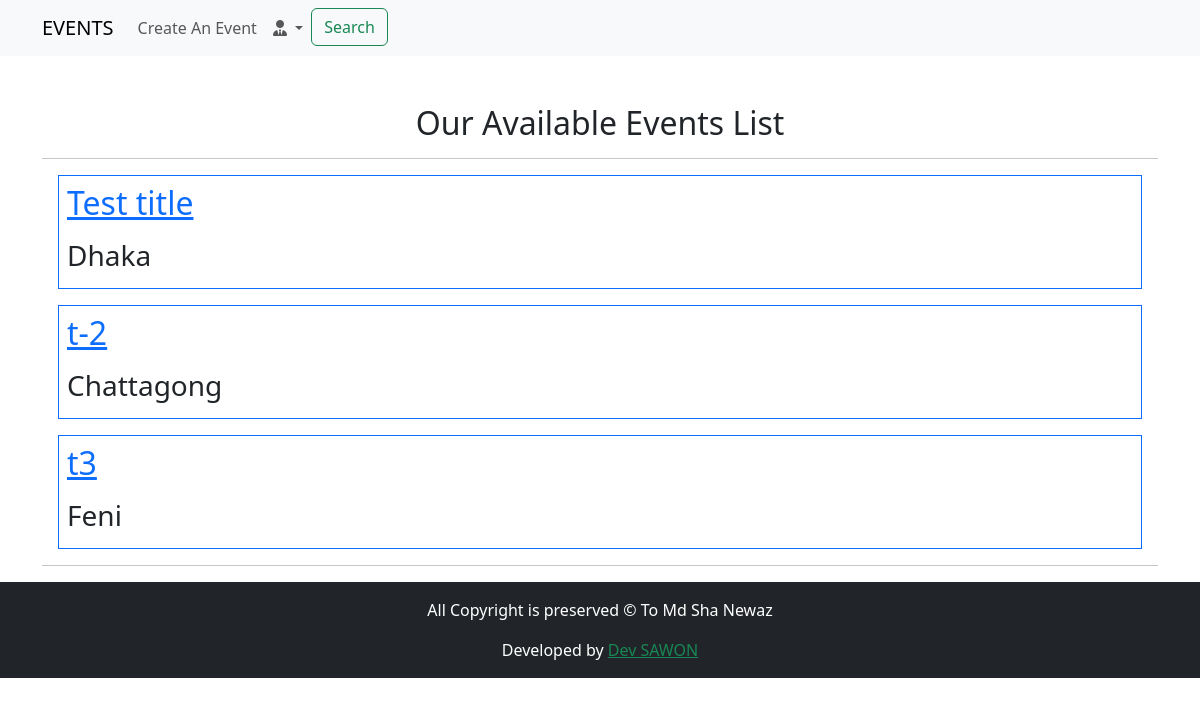
The page / (signed in) on the database as committed earlier.
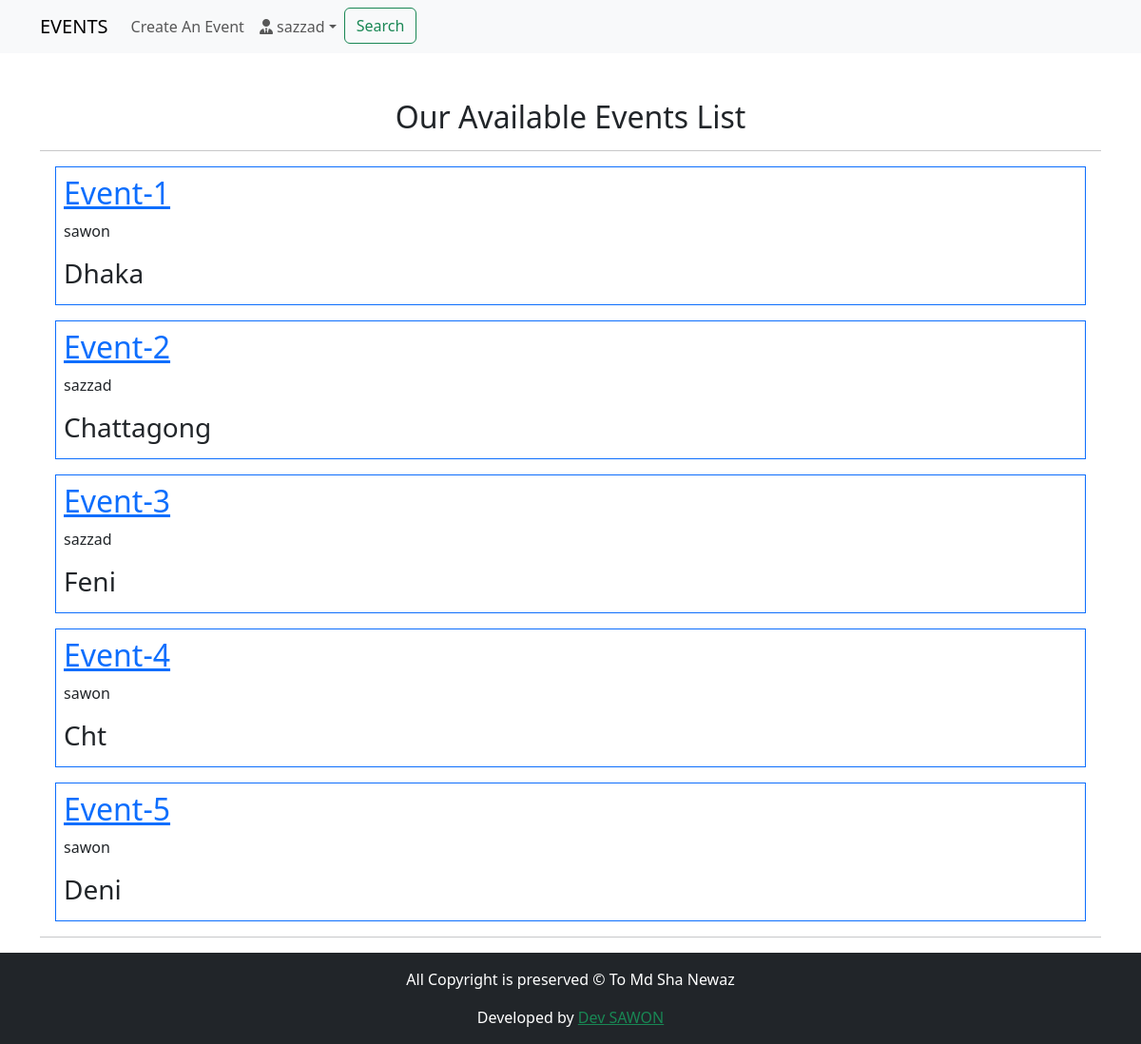
The same page on the database as committed later.
### EventApp/models.py (models this page shows, shortened)
class EventModel(models.Model):
    user = models.ForeignKey(settings.AUTH_USER_MODEL, on_delete=models.CASCADE, related_name='event')
    title = models.CharField(max_length=500)
    description = models.CharField(max_length=2000)
    created_date = models.DateTimeField(auto_now_add=True)
    event_date = models.DateField(blank=True, null=True)
    event_time = models.TimeField(blank=True,null=True)
    location = models.CharField(max_length=100)
    slots = models.PositiveIntegerField(default=10)

### LoginApp/models.py (models this page shows, shortened)
class User(AbstractBaseUser, PermissionsMixin):
    email = models.EmailField(unique=True, null=False)
    is_staff = models.BooleanField(
        _('staff status'),
        default = False,
        help_text = _('Designates whether the user can log in this site')
    )
    is_active = models.BooleanField(
        _('active'),
        default = True,
        help_text = _('Designate whether this user should be treated as active. Unselect this instead of deleting accounts')
    )
    USERNAME_FIELD = 'email'
    objects = MyUserMangerModel()

class ProfileModel(models.Model):
    user = models.OneToOneField(User, on_delete=models.CASCADE, related_name='profile')
    username = models.CharField(max_length=264, blank=True)
    full_name = models.CharField(max_length=264, blank=True)
    address_1 = models.TextField(max_length=300, blank=True)
    city = models.CharField(max_length=50, blank=True)
    zipcode = models.CharField(max_length=10, blank=True)
    country = models.CharField(max_length=50, blank=True)
    phone = models.CharField(max_length=20, blank=True)
    date_joined = models.DateField(auto_now_add=True)

### EventApp/views.py (the view)
# urls.py: path('', views.home_view, name='home'),
@login_required
def home_view(request):
    title = 'HOME'
    events = EventModel.objects.all()
    return render(request, 'EventApp/home.html', context={'title':title, 'events':events})

### templates/EventApp/home.html (shortened to what this page needs)
{% extends 'index.html' %}
{% load crispy_forms_tags %}
{% block body_block %}
<h2 class="mt-5 text-center">Our Available Events List</h2>
<hr>
{% for event in events %}
<div class="border border-primary m-3 p-2">
    <h2><a href="{% url 'EventApp:event_page' pk=event.pk %}">{{event.title}}</a></h2>
    <p>{{ event.user.profile.username }}</p>
    <h3>{{event.location}}</h3>
</div>
{% endfor %}
<hr>
{% endblock %}

### templates/header.html (shortened to what this page needs)
<nav class="navbar navbar-expand-lg navbar-light bg-light">
    <div class="container">
      <a class="navbar-brand" href="{% url 'EventApp:home' %}">EVENTS</a>
      <div class="collapse navbar-collapse" id="navbarSupportedContent">
        <ul class="navbar-nav me-auto mb-2 mb-lg-0">
          <li class="nav-item">
            <a class="nav-link" href="{% url 'EventApp:create_event' %}">Create An Event</a>
          </li>
          {% if request.user.is_authenticated %}
          <li class="nav-item dropdown">
            <a class="nav-link dropdown-toggle" href="#" id="navbarDropdown" role="button" data-bs-toggle="dropdown" aria-expanded="false">
              <i class="fa-solid fa-user-tie"></i> {{ request.user.profile.username }}</a>
          </li>
          {% else %}
          <li class="nav-item">
            <a class="btn btn-primary" href="{% url 'LoginApp:login' %}">Login</a>
          </li>
          {% endif %}
          <li class="nav-item">
            <a class="btn btn-outline-success" href="{% url 'EventApp:search' %}">Search</a>
          </li>
        </ul>
      </div>
    </div>
</nav>

Rows that differ between the two databases and show on the page:
now on this page (row edited): User: user.profile.username "sazzad"
changed EventModel "Dhaka": title "Test title" → "Event-1"; user.profile.username (not shown) → "sawon"
changed EventModel "Chattagong": title "t-2" → "Event-2"; user.profile.username (not shown) → "sazzad"
changed EventModel "Feni": title "t3" → "Event-3"; user.profile.username (not shown) → "sazzad"
added EventModel: title "Event-4", user.profile.username "sawon", location "Cht"
added EventModel: title "Event-5", user.profile.username "sawon", location "Deni"
